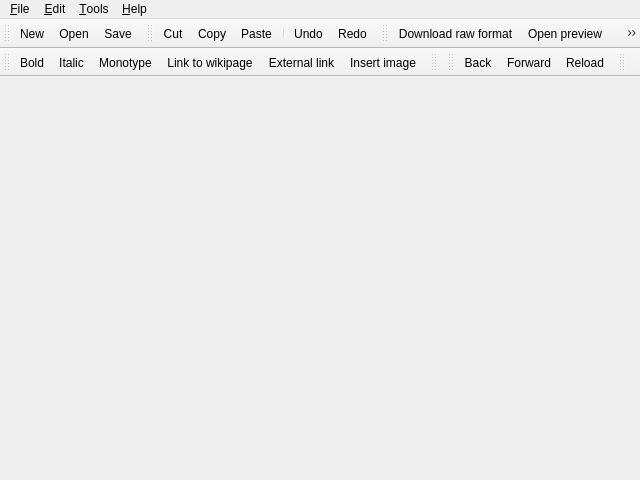
<?xml version="1.0" encoding="UTF-8"?>
<ui version="4.0">
 <class>CInyokaEdit</class>
 <widget class="QMainWindow" name="CInyokaEdit">
  <property name="geometry">
   <rect>
    <x>0</x>
    <y>0</y>
    <width>640</width>
    <height>480</height>
   </rect>
  </property>
  <property name="windowTitle">
   <string/>
  </property>
  <property name="windowIcon">
   <iconset resource="../res/inyokaedit_resources.qrc">
    <normaloff>:/images/inyokaedit_64x64.png</normaloff>:/images/inyokaedit_64x64.png</iconset>
  </property>
  <property name="locale">
   <locale language="English" country="UnitedKingdom"/>
  </property>
  <property name="unifiedTitleAndToolBarOnMac">
   <bool>true</bool>
  </property>
  <widget class="QWidget" name="centralWidget"/>
  <widget class="QMenuBar" name="menuBar">
   <property name="geometry">
    <rect>
     <x>0</x>
     <y>0</y>
     <width>640</width>
     <height>20</height>
    </rect>
   </property>
   <widget class="QMenu" name="fileMenu">
    <property name="locale">
     <locale language="English" country="UnitedKingdom"/>
    </property>
    <property name="title">
     <string>&amp;File</string>
    </property>
    <widget class="QMenu" name="fileMenuLastOpened">
     <property name="title">
      <string>Open &amp;recent</string>
     </property>
    </widget>
    <widget class="QMenu" name="fileMenuFromTemplate">
     <property name="title">
      <string>New from &amp;template</string>
     </property>
    </widget>
    <addaction name="newAct"/>
    <addaction name="fileMenuFromTemplate"/>
    <addaction name="openAct"/>
    <addaction name="fileMenuLastOpened"/>
    <addaction name="saveAct"/>
    <addaction name="saveAsAct"/>
    <addaction name="separator"/>
    <addaction name="printPreviewAct"/>
    <addaction name="separator"/>
    <addaction name="exitAct"/>
   </widget>
   <widget class="QMenu" name="editMenu">
    <property name="title">
     <string>&amp;Edit</string>
    </property>
    <addaction name="undoAct"/>
    <addaction name="redoAct"/>
    <addaction name="separator"/>
    <addaction name="cutAct"/>
    <addaction name="copyAct"/>
    <addaction name="pasteAct"/>
    <addaction name="separator"/>
    <addaction name="searchAct"/>
    <addaction name="replaceAct"/>
    <addaction name="findNextAct"/>
    <addaction name="findPreviousAct"/>
    <addaction name="separator"/>
    <addaction name="preferencesAct"/>
   </widget>
   <widget class="QMenu" name="helpMenu">
    <property name="title">
     <string>&amp;Help</string>
    </property>
    <addaction name="showSyntaxOverviewAct"/>
    <addaction name="reportBugAct"/>
    <addaction name="aboutAct"/>
   </widget>
   <widget class="QMenu" name="toolsMenu">
    <property name="locale">
     <locale language="English" country="UnitedKingdom"/>
    </property>
    <property name="title">
     <string>&amp;Tools</string>
    </property>
    <addaction name="insertTableAct"/>
    <addaction name="DownloadInyokaStylesAct"/>
    <addaction name="deleteTempImagesAct"/>
   </widget>
   <addaction name="fileMenu"/>
   <addaction name="editMenu"/>
   <addaction name="toolsMenu"/>
   <addaction name="helpMenu"/>
  </widget>
  <widget class="QToolBar" name="fileToolBar">
   <property name="windowTitle">
    <string>File</string>
   </property>
   <attribute name="toolBarArea">
    <enum>TopToolBarArea</enum>
   </attribute>
   <attribute name="toolBarBreak">
    <bool>false</bool>
   </attribute>
   <addaction name="newAct"/>
   <addaction name="openAct"/>
   <addaction name="saveAct"/>
  </widget>
  <widget class="QToolBar" name="editToolBar">
   <property name="windowTitle">
    <string>Edit</string>
   </property>
   <attribute name="toolBarArea">
    <enum>TopToolBarArea</enum>
   </attribute>
   <attribute name="toolBarBreak">
    <bool>false</bool>
   </attribute>
   <addaction name="cutAct"/>
   <addaction name="copyAct"/>
   <addaction name="pasteAct"/>
   <addaction name="separator"/>
   <addaction name="undoAct"/>
   <addaction name="redoAct"/>
  </widget>
  <widget class="QToolBar" name="previewDlBar">
   <property name="windowTitle">
    <string>Preview / Download</string>
   </property>
   <attribute name="toolBarArea">
    <enum>TopToolBarArea</enum>
   </attribute>
   <attribute name="toolBarBreak">
    <bool>false</bool>
   </attribute>
   <addaction name="downloadArticleAct"/>
   <addaction name="previewAct"/>
   <addaction name="uploadArticleAct"/>
  </widget>
  <widget class="QToolBar" name="inyokaeditorBar">
   <property name="windowTitle">
    <string>Inyoka editor</string>
   </property>
   <attribute name="toolBarArea">
    <enum>TopToolBarArea</enum>
   </attribute>
   <attribute name="toolBarBreak">
    <bool>true</bool>
   </attribute>
   <addaction name="boldAct"/>
   <addaction name="italicAct"/>
   <addaction name="monotypeAct"/>
   <addaction name="wikilinkAct"/>
   <addaction name="externalLinkAct"/>
   <addaction name="imageAct"/>
  </widget>
  <widget class="QToolBar" name="samplesmacrosBar">
   <property name="windowTitle">
    <string>Samples and macros</string>
   </property>
   <attribute name="toolBarArea">
    <enum>TopToolBarArea</enum>
   </attribute>
   <attribute name="toolBarBreak">
    <bool>false</bool>
   </attribute>
  </widget>
  <widget class="QToolBar" name="browserBar">
   <property name="windowTitle">
    <string>Browser toolbar</string>
   </property>
   <attribute name="toolBarArea">
    <enum>TopToolBarArea</enum>
   </attribute>
   <attribute name="toolBarBreak">
    <bool>false</bool>
   </attribute>
   <addaction name="goBackBrowserAct"/>
   <addaction name="goForwardBrowserAct"/>
   <addaction name="reloadBrowserAct"/>
  </widget>
  <widget class="QToolBar" name="pluginsBar">
   <property name="windowTitle">
    <string>Plugins toolBar</string>
   </property>
   <attribute name="toolBarArea">
    <enum>TopToolBarArea</enum>
   </attribute>
   <attribute name="toolBarBreak">
    <bool>false</bool>
   </attribute>
  </widget>
  <action name="reportBugAct">
   <property name="icon">
    <iconset resource="../res/inyokaedit_resources.qrc">
     <normaloff>:/images/bug.png</normaloff>:/images/bug.png</iconset>
   </property>
   <property name="text">
    <string>Report &amp;bug</string>
   </property>
   <property name="toolTip">
    <string>Report a bug - For this a launchpad account is needed!</string>
   </property>
  </action>
  <action name="aboutAct">
   <property name="icon">
    <iconset resource="../res/inyokaedit_resources.qrc">
     <normaloff>:/images/question.png</normaloff>:/images/question.png</iconset>
   </property>
   <property name="text">
    <string>&amp;About</string>
   </property>
   <property name="toolTip">
    <string>Shows the about box of this application</string>
   </property>
  </action>
  <action name="newAct">
   <property name="icon">
    <iconset resource="../res/inyokaedit_resources.qrc">
     <normaloff>:/images/document-new.png</normaloff>:/images/document-new.png</iconset>
   </property>
   <property name="text">
    <string>&amp;New</string>
   </property>
   <property name="toolTip">
    <string>Create a new file</string>
   </property>
  </action>
  <action name="openAct">
   <property name="icon">
    <iconset resource="../res/inyokaedit_resources.qrc">
     <normaloff>:/images/document-open.png</normaloff>:/images/document-open.png</iconset>
   </property>
   <property name="text">
    <string>&amp;Open...</string>
   </property>
   <property name="toolTip">
    <string>Open a file</string>
   </property>
  </action>
  <action name="saveAct">
   <property name="icon">
    <iconset resource="../res/inyokaedit_resources.qrc">
     <normaloff>:/images/document-save.png</normaloff>:/images/document-save.png</iconset>
   </property>
   <property name="text">
    <string>&amp;Save</string>
   </property>
   <property name="toolTip">
    <string>Save current document</string>
   </property>
  </action>
  <action name="saveAsAct">
   <property name="text">
    <string>Save as...</string>
   </property>
   <property name="toolTip">
    <string>Save current document under a new name</string>
   </property>
  </action>
  <action name="exitAct">
   <property name="text">
    <string>&amp;Quit</string>
   </property>
   <property name="toolTip">
    <string>Quit the application</string>
   </property>
  </action>
  <action name="undoAct">
   <property name="icon">
    <iconset resource="../res/inyokaedit_resources.qrc">
     <normaloff>:/images/edit-undo.png</normaloff>:/images/edit-undo.png</iconset>
   </property>
   <property name="text">
    <string>Undo</string>
   </property>
   <property name="toolTip">
    <string>Undo changes</string>
   </property>
  </action>
  <action name="redoAct">
   <property name="icon">
    <iconset resource="../res/inyokaedit_resources.qrc">
     <normaloff>:/images/edit-redo.png</normaloff>:/images/edit-redo.png</iconset>
   </property>
   <property name="text">
    <string>Redo</string>
   </property>
   <property name="toolTip">
    <string>Redo changes</string>
   </property>
  </action>
  <action name="cutAct">
   <property name="icon">
    <iconset resource="../res/inyokaedit_resources.qrc">
     <normaloff>:/images/edit-cut.png</normaloff>:/images/edit-cut.png</iconset>
   </property>
   <property name="text">
    <string>Cut</string>
   </property>
   <property name="toolTip">
    <string>Cut highlighted text</string>
   </property>
  </action>
  <action name="copyAct">
   <property name="icon">
    <iconset resource="../res/inyokaedit_resources.qrc">
     <normaloff>:/images/edit-copy.png</normaloff>:/images/edit-copy.png</iconset>
   </property>
   <property name="text">
    <string>Copy</string>
   </property>
   <property name="toolTip">
    <string>Copy highlighted text</string>
   </property>
  </action>
  <action name="pasteAct">
   <property name="icon">
    <iconset resource="../res/inyokaedit_resources.qrc">
     <normaloff>:/images/edit-paste.png</normaloff>:/images/edit-paste.png</iconset>
   </property>
   <property name="text">
    <string>Paste</string>
   </property>
   <property name="toolTip">
    <string>Paste text from clipboard</string>
   </property>
  </action>
  <action name="searchAct">
   <property name="icon">
    <iconset resource="../res/inyokaedit_resources.qrc">
     <normaloff>:/images/edit-find.png</normaloff>:/images/edit-find.png</iconset>
   </property>
   <property name="text">
    <string>Find...</string>
   </property>
   <property name="toolTip">
    <string>Find text</string>
   </property>
  </action>
  <action name="replaceAct">
   <property name="icon">
    <iconset resource="../res/inyokaedit_resources.qrc">
     <normaloff>:/images/edit-find-replace.png</normaloff>:/images/edit-find-replace.png</iconset>
   </property>
   <property name="text">
    <string>Replace...</string>
   </property>
   <property name="toolTip">
    <string>Replace text</string>
   </property>
  </action>
  <action name="findNextAct">
   <property name="icon">
    <iconset resource="../res/inyokaedit_resources.qrc">
     <normaloff>:/images/go-down.png</normaloff>:/images/go-down.png</iconset>
   </property>
   <property name="text">
    <string>Find next</string>
   </property>
   <property name="toolTip">
    <string>Find next (search forward)</string>
   </property>
  </action>
  <action name="findPreviousAct">
   <property name="icon">
    <iconset resource="../res/inyokaedit_resources.qrc">
     <normaloff>:/images/go-up.png</normaloff>:/images/go-up.png</iconset>
   </property>
   <property name="text">
    <string>Find previous</string>
   </property>
   <property name="toolTip">
    <string>Find previous (search backward)</string>
   </property>
  </action>
  <action name="previewAct">
   <property name="icon">
    <iconset resource="../res/inyokaedit_resources.qrc">
     <normaloff>:/images/x-office-document.png</normaloff>:/images/x-office-document.png</iconset>
   </property>
   <property name="text">
    <string>Open preview</string>
   </property>
   <property name="toolTip">
    <string>Open preview of current article</string>
   </property>
  </action>
  <action name="downloadArticleAct">
   <property name="icon">
    <iconset resource="../res/inyokaedit_resources.qrc">
     <normaloff>:/images/download.png</normaloff>:/images/download.png</iconset>
   </property>
   <property name="text">
    <string>Download raw format</string>
   </property>
   <property name="toolTip">
    <string>Downloads raw format of an existing Inyoka article</string>
   </property>
  </action>
  <action name="boldAct">
   <property name="icon">
    <iconset resource="../res/inyokaedit_resources.qrc">
     <normaloff>:/images/format-text-bold.png</normaloff>:/images/format-text-bold.png</iconset>
   </property>
   <property name="text">
    <string>Bold</string>
   </property>
   <property name="toolTip">
    <string>Bold - File names, folders, packages, file extensions</string>
   </property>
  </action>
  <action name="italicAct">
   <property name="icon">
    <iconset resource="../res/inyokaedit_resources.qrc">
     <normaloff>:/images/format-text-italic.png</normaloff>:/images/format-text-italic.png</iconset>
   </property>
   <property name="text">
    <string>Italic</string>
   </property>
   <property name="toolTip">
    <string>Italic - Menu entries, buttons, G-Conf keys - Always enclosed by quotation marks!</string>
   </property>
  </action>
  <action name="monotypeAct">
   <property name="icon">
    <iconset resource="../res/inyokaedit_resources.qrc">
     <normaloff>:/images/monotype.png</normaloff>:/images/monotype.png</iconset>
   </property>
   <property name="text">
    <string>Monotype</string>
   </property>
   <property name="toolTip">
    <string>Monotype - Commands and their options, console outputs in continuous text, modules, users, groups</string>
   </property>
  </action>
  <action name="wikilinkAct">
   <property name="icon">
    <iconset resource="../res/inyokaedit_resources.qrc">
     <normaloff>:/images/go-next.png</normaloff>:/images/go-next.png</iconset>
   </property>
   <property name="text">
    <string>Link to wikipage</string>
   </property>
   <property name="toolTip">
    <string>Link to an Inyoka wiki page</string>
   </property>
  </action>
  <action name="externalLinkAct">
   <property name="icon">
    <iconset resource="../res/inyokaedit_resources.qrc">
     <normaloff>:/images/internet-web-browser.png</normaloff>:/images/internet-web-browser.png</iconset>
   </property>
   <property name="text">
    <string>External link</string>
   </property>
   <property name="toolTip">
    <string>Link to an external website - always with flag e.g. {en}, {de}!</string>
   </property>
  </action>
  <action name="imageAct">
   <property name="icon">
    <iconset resource="../res/inyokaedit_resources.qrc">
     <normaloff>:/images/image-x-generic.png</normaloff>:/images/image-x-generic.png</iconset>
   </property>
   <property name="text">
    <string>Insert image</string>
   </property>
   <property name="toolTip">
    <string>Insert an image</string>
   </property>
  </action>
  <action name="deleteTempImagesAct">
   <property name="icon">
    <iconset resource="../res/inyokaedit_resources.qrc">
     <normaloff>:/images/edit-delete.png</normaloff>:/images/edit-delete.png</iconset>
   </property>
   <property name="text">
    <string>Delete temporarily images</string>
   </property>
   <property name="toolTip">
    <string>Delete images which had been downloaded with an article.</string>
   </property>
  </action>
  <action name="DownloadInyokaStylesAct">
   <property name="icon">
    <iconset resource="../res/inyokaedit_resources.qrc">
     <normaloff>:/images/go-down.png</normaloff>:/images/go-down.png</iconset>
   </property>
   <property name="text">
    <string>Download Inyoka styles</string>
   </property>
  </action>
  <action name="goBackBrowserAct">
   <property name="icon">
    <iconset resource="../res/inyokaedit_resources.qrc">
     <normaloff>:/images/go-previous.png</normaloff>:/images/go-previous.png</iconset>
   </property>
   <property name="text">
    <string>Back</string>
   </property>
  </action>
  <action name="goForwardBrowserAct">
   <property name="icon">
    <iconset resource="../res/inyokaedit_resources.qrc">
     <normaloff>:/images/go-next.png</normaloff>:/images/go-next.png</iconset>
   </property>
   <property name="text">
    <string>Forward</string>
   </property>
  </action>
  <action name="reloadBrowserAct">
   <property name="icon">
    <iconset resource="../res/inyokaedit_resources.qrc">
     <normaloff>:/images/view-refresh.png</normaloff>:/images/view-refresh.png</iconset>
   </property>
   <property name="text">
    <string>Reload</string>
   </property>
   <property name="toolTip">
    <string>Reload</string>
   </property>
  </action>
  <action name="printPreviewAct">
   <property name="icon">
    <iconset resource="../res/inyokaedit_resources.qrc">
     <normaloff>:/images/document-print.png</normaloff>:/images/document-print.png</iconset>
   </property>
   <property name="text">
    <string>Print preview</string>
   </property>
   <property name="toolTip">
    <string>Print preview or export to PDF</string>
   </property>
  </action>
  <action name="insertTableAct">
   <property name="text">
    <string>Table generator</string>
   </property>
  </action>
  <action name="showSyntaxOverviewAct">
   <property name="text">
    <string>&amp;Syntax overview</string>
   </property>
  </action>
  <action name="preferencesAct">
   <property name="icon">
    <iconset resource="../res/inyokaedit_resources.qrc">
     <normaloff>:/images/preferences-system.png</normaloff>:/images/preferences-system.png</iconset>
   </property>
   <property name="text">
    <string>Preferences</string>
   </property>
  </action>
  <action name="uploadArticleAct">
   <property name="enabled">
    <bool>false</bool>
   </property>
   <property name="icon">
    <iconset resource="../res/inyokaedit_resources.qrc">
     <normaloff>:/images/upload.png</normaloff>:/images/upload.png</iconset>
   </property>
   <property name="text">
    <string>Upload article</string>
   </property>
  </action>
 </widget>
 <layoutdefault spacing="6" margin="11"/>
 <resources>
  <include location="../res/inyokaedit_resources.qrc"/>
 </resources>
 <connections/>
</ui>
